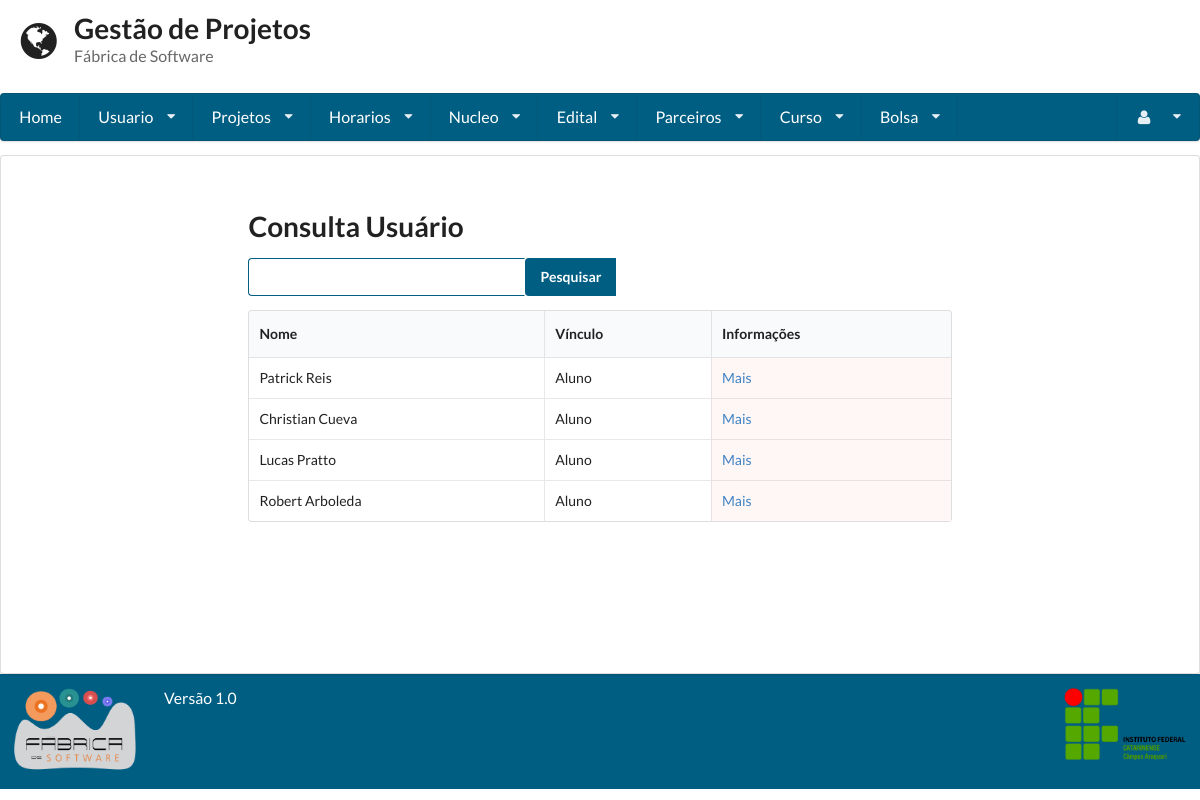
/consulta_usuario/ (signed in), run on an earlier commit of the app's database.
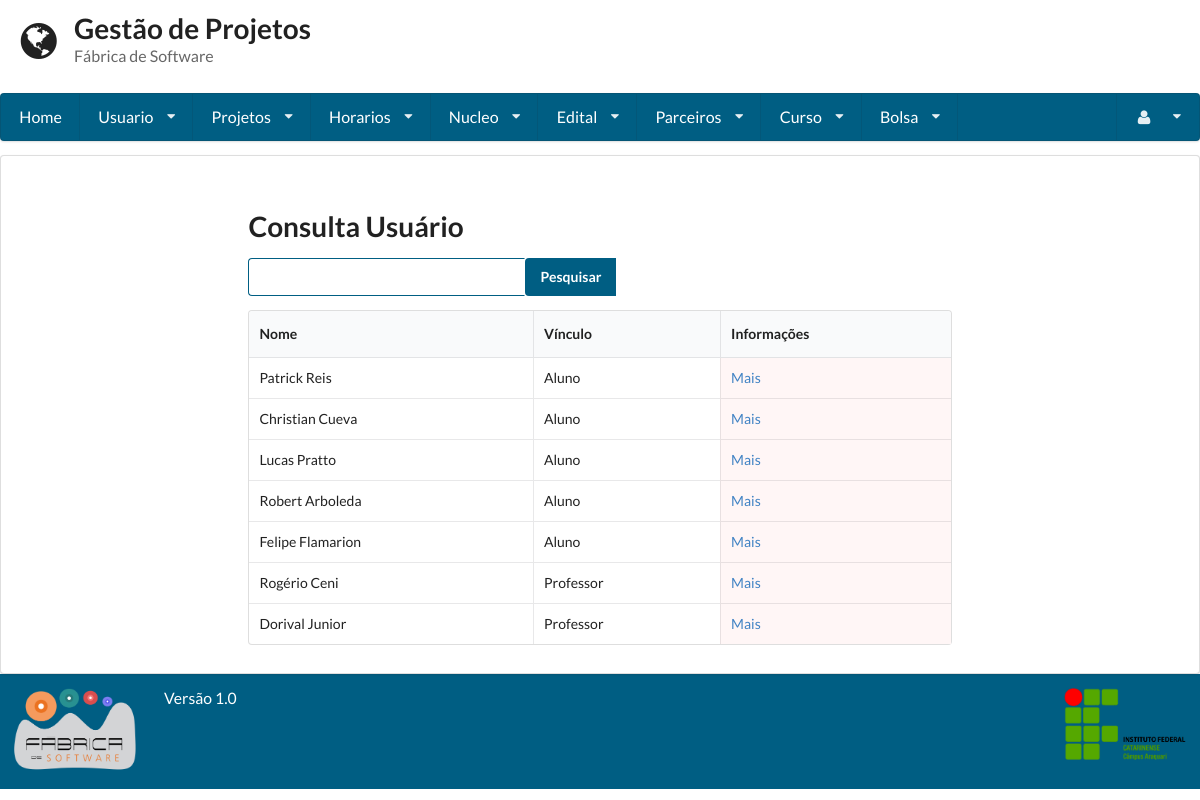
And on a later commit of the database.
### gestaoapp/models/usuario.py (models this page shows, shortened)
class Usuario(User):
    PERIODO_CHOICES = (
        ('primeiro', '1° Semestre'),
        ('segundo', '2° Semestre'),
        ('terceiro', '3° Semestre'),
        ('quarto', '4° Semestre'),
        ('quinto', '5° Semestre'),
        ('sexto', '6° Semestre'),
        ('setimo', '7° Semestre'),
        ('oitavo', '8° Semestre'),
        ('nono', '9° Semestre'),
        ('decimo', '10° Semestre'),
    )
    VINCULO_CHOICES = (
        ('Aluno', 'Aluno'),
        ('Professor', 'Professor'),
    )
    periodo = models.CharField(
        max_length=255, null=True, blank=True,
        choices=PERIODO_CHOICES
    )
    vinculo_institucional = models.CharField(
        max_length=255, null=True, blank=True,
        choices=VINCULO_CHOICES)
    email_opcional = models.EmailField(max_length=254, null=True, blank=True)
    matricula = models.CharField(max_length=255, unique=True)
    foto = models.ImageField(upload_to='profile_images')
    carga_horaria = models.IntegerField(validators=[MaxValueValidator(100), MinValueValidator(1)])
    telefone1 = models.CharField(max_length=11)
    telefone2 = models.CharField(max_length=11, blank=True, null=True)
    curso = models.ForeignKey(Curso, null=True, blank=True)
    verificacao = models.CharField(max_length=255, null=True, blank=True, unique=True)
    lattes = models.URLField(null=True, blank=True)
    desc = models.TextField()
    super_adm = models.BooleanField(default=False)

### gestaoapp/views/usuario.py (the view, shortened to what this page needs)
# urls.py: url(r'^consulta_usuario/', ConsultaUsuario.as_view()),
class ConsultaUsuario(LoginRequiredMixin, View):
    template = 'usuario/consulta.html'
    def get(self, request):
        form = Busca()
        usuario = Usuario.objects.all()
        return render(request, self.template, {'usuarios': usuario, "form": form})

### gestaoapp/forms/busca.py
class Busca(forms.Form):
	nome = forms.CharField(label='Buscar', widget=forms.TextInput)

### gestaoapp/templates/usuario/consulta.html (shortened to what this page needs)
{% extends 'base.html' %}
{% block conteudo %}
    {% if user.is_superuser %}
        <form method='POST' action='/consulta_usuario/' class="ui form">
            <h1 class=" ui header">Consulta Usuário</h1>
            <div class="ui action input">
                {{ form.nome }}
                <input type="submit" value="Pesquisar" class='icon search'>
            </div>
        </form>
        <table class="ui celled table">
            <thead>
            <tr>
                <th>Nome</th>
                <th>Vínculo</th>
                <th>Informações</th>
            </tr>
            </thead>
            <tbody>
            {% for usuario in usuarios %}
                <tr>
                    <td>{{ usuario.first_name }} {{ usuario.last_name }}</td>
                    <td>{{ usuario.vinculo_institucional }}</td>
                    <td class="negative"><a href="../visualizar_usuario/{{ usuario.id }}">Mais</a></td>
                </tr>
            {% endfor %}
            </tbody>
        </table>
    {% endif %}
{% endblock %}

### gestaoapp/templates/base.html (shortened to what this page needs)
<!doctype html>
<head>
    {% load staticfiles %}
    <link rel="stylesheet" href="{% static 'semantic-2.1/dist/semantic.css' %}"/>
    <link rel="stylesheet" href="{% static 'base.css' %}"/>
</head>
<body class="cor-fundo">
<header class="cabecalho">
    <div class="ui grid">
        <div class="row">
            <div class='twelve wide column'>
                <h1 class="ui header">
                    <i class='ui icon world'></i>
                    <div class="ui content">
                        Gestão de Projetos
                        <p class="sub header">
                            Fábrica de Software
                        </p>
                    </div>
                </h1>
            </div>
        </div>
        {% if user.is_authenticated %}
            <div class="computer only row">
                <nav class="ui large menu stackable"><a class="item" href="/home">Home</a>
                    <div class="ui dropdown item">Usuario<i class="dropdown icon"></i>
                    </div>
                    <div class="ui dropdown item">Projetos<i class="dropdown icon"></i>
                    </div>
                    <div class="ui dropdown item">Horarios<i class="dropdown icon"></i>
                    </div>
                    <div class="ui dropdown item">Nucleo<i class="dropdown icon"></i>
                    </div>
                    <div class="ui dropdown item">Edital<i class="dropdown icon"></i>
                    </div>
                    <div class="ui dropdown item">Parceiros<i class="dropdown icon"></i>
                    </div>
                    {% if user.is_superuser %}
                        <div class="ui dropdown item">Curso<i class="dropdown icon"></i>
                        </div>
                    {% endif %}
                    {% if user.is_superuser %}
                        <div class="ui dropdown item">Bolsa<i class="dropdown icon"></i>
                        </div>
                    {% endif %}
                    <div class="ui dropdown item right floated"><i class="user icon"></i>
                        {{ request.user.first_name }} <i class="dropdown icon"></i>
                    </div>
                </nav>
            </div>
        {% endif %}
    </div>
</header>
<article class="corpo ui segment cor-conteudo">
    <div class="ui grid">
        <div class="row">
            <div class="three wide column"></div>
            <div class="ten wide column">
                {% block conteudo %}
                {% endblock %}
            </div>
        </div>
    </div>
</article>
<footer class="ui grid rodape verde_escuro">
    <div class="two wide column">
        <img class="ui small image" src="{% static 'fabrica.png' %}">
    </div>
    <div class=" twelve wide column">
        <label class="centered"> Versão 1.0 </label>
    </div>
    <div class="two wide column">
        <img class="ui small image" src="{% static 'ifc2.png' %}">
    </div>
</footer>
</body>
</html>

### static/base.css (style rules this page uses)
.ui.grid { margin:0 !important; padding:0 !important; }
.cabecalho { min-height: 16% !important; color: #005e83 !important; }
.cabecalho .grid { margin:0 !important; padding:0 !important; }
.corpo { min-height: 64.9% !important; }
.rodape { min-height: 11% !important; }
article { margin: 0 !important; }
input.icon.search { background-color: #005e83 !important; color: #fff !important; font-weight: bold !important; }
.verde_escuro { background:#005e83 !important; color:#FFFFFF !important; }
.ui.menu { width: 100% !important; background-color: #005e83 !important; }
.ui.menu > .item { color: #FFF !important; }
label { font-size: 1.125em !important; }
input { border-color: #005E83 !important; }

What changed in the data, as far as the page shows it:
added Usuario: first_name "Felipe", last_name "Flamarion", vinculo_institucional "Aluno"
added Usuario: first_name "Rogério", last_name "Ceni", vinculo_institucional "Professor"
added Usuario: first_name "Dorival", last_name "Junior", vinculo_institucional "Professor"
